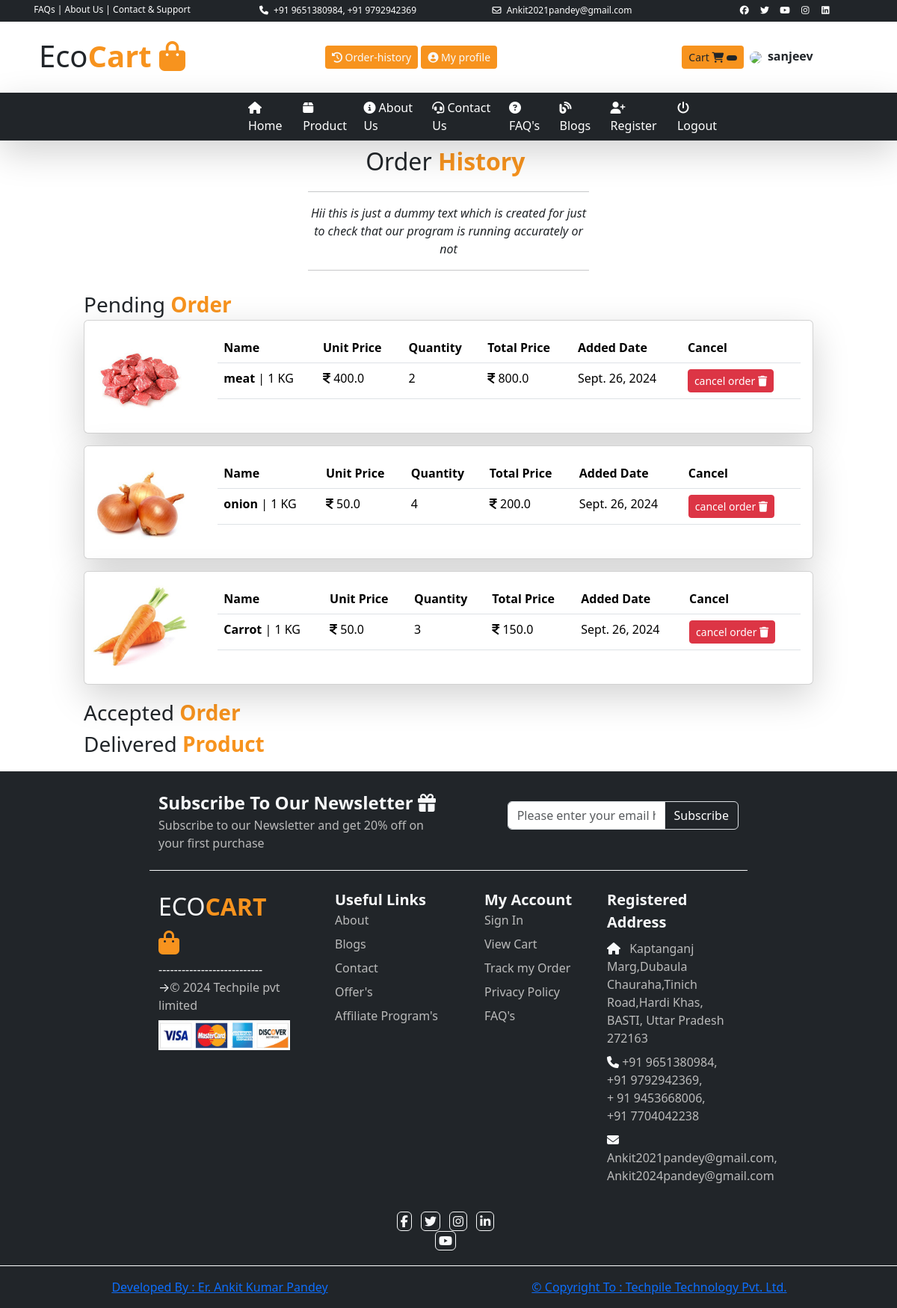
Page /history/ (signed in) on the committed database.
### user/models.py (models this page shows)
class tbl_order(models.Model):
    user_id=models.CharField(max_length=50,null=True)
    product_id=models.IntegerField()
    product_name=models.CharField(max_length=100,null=True)
    product_image=models.CharField(max_length=200,null=True)
    product_price=models.FloatField()
    product_quantity=models.IntegerField()
    total_price=models.FloatField()
    pw=models.CharField(max_length=30,null=True)
    status=models.CharField(max_length=15,null=True)
    order_date=models.DateField(null=True)

### user/views.py (the view)
# urls.py: path('history/',views.orderhistory),
def orderhistory(request):
    oid=request.GET.get('oid')
    user=request.session.get('user')
    if user:
        data1=tbl_order.objects.all().filter(user_id=user,status="Pending")
        data2=tbl_order.objects.all().filter(user_id=user,status="Accepted")
        data3=tbl_order.objects.all().filter(user_id=user,status="Delivered")
        if oid is not None:
            tbl_order.objects.all().filter(id=oid).delete()
            return HttpResponse("<script>alert('your order has been canceled..');location.href='/history/'</script>")
        mydict={"porder":data1,"aorder":data2,"dorder":data3}
    return render(request,'orderhistory.html',mydict)

### templates/orderhistory.html (shortened to what this page needs)
{% extends 'base.html' %}
{% load static %}
{% block childpage %}
 <div class="row mb-2 ">
    <div class="col-sm-4 mx-auto text-center">
        <p class="fs-2 m-0 p-0 ">Order <b class="txt-colororange">History </b></p>
        <hr/>
        <i>Hii this is just a dummy text which is
        created for just to check that our program is running accurately or not</i>
        <hr/>
    </div>
</div>
<div class="row">
    <div class="col-sm-10 mx-auto">
         <p class="fs-3 m-0 p-0 ">Pending <b class="txt-colororange">Order </b></p>
         {% for i in porder %}
<div class="row">
  <div class="col-sm-12">
    <div class="card mb-3 shadow-lg" >
  <div class="row g-0">
    <div class="col-md-2">
      <img src="../{{i.product_image}}" style="max-height:150px;" class="img-fluid rounded-start" alt="...">
    </div>
    <div class="col-md-10">
      <div class="card-body">
      <table class="table table-hover">
        <tr>
          <th>Name</th>
          <th>Unit Price</th>
          <th>Quantity</th>
          <th>Total Price</th>
          <th>Added Date</th>
          <th>Cancel</th>
        </tr>
        <tr>
          <td><b>{{i.product_name}}</b> | {{i.pw}}</td>
          <td><i class="fas fa-indian-rupee-sign"></i> {{i.product_price}}</td>
          <td> {{i.product_quantity}} </td>
          <td><i class="fas fa-indian-rupee-sign"></i> {{i.total_price}}</td>
          <td> {{i.order_date}} </td>
          <td> <a href="/history?oid={{i.id}}" class="btn btn-sm btn-danger">cancel order <i class="fas fa-trash"></i></a> </td>
        </tr>
      </table>
      </div>
    </div>
  </div>
</div>
  </div>
</div>
    {% endfor %}
    </div>
</div>
<div class="row">
    <div class="col-sm-10 mx-auto">
         <p class="fs-3 m-0 p-0 ">Accepted <b class="txt-colororange">Order </b></p>
    </div>
</div>
<div class="row">
    <div class="col-sm-10 mx-auto">
         <p class="fs-3 m-0 p-0 ">Delivered <b class="txt-colororange">Product </b></p>
    </div>
</div>
{% endblock %}

### templates/base.html (style rules this page uses)
.txt-colororange { color:#f7931e !important;; }

### rows in the picture
tbl_order: product_image (picture), product_name "meat", pw "1 KG", product_price "400.0", product_quantity "2", total_price "800.0", order_date "Sept. 26, 2024"
tbl_order: product_image (picture), product_name "onion", pw "1 KG", product_price "50.0", product_quantity "4", total_price "200.0", order_date "Sept. 26, 2024"
tbl_order: product_image (picture), product_name "Carrot", pw "1 KG", product_price "50.0", product_quantity "3", total_price "150.0", order_date "Sept. 26, 2024"

### other values in the picture
{{ request.session.username }} "sanjeev"
